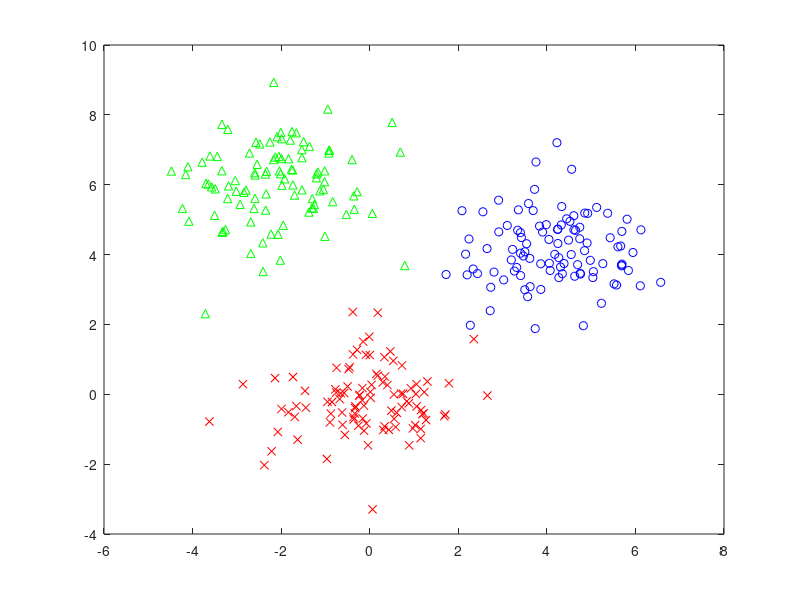

This chart was generated by the following MATLAB code:
%% Script to manually generate clusters (2d) with normal distribution

% Gan Wei Sheng
% v20200625 - created
% v20200630 - change to multivariate normal distribution function

clear,clc
%% CLUSTER GENERATION
% x and y are set to be independent variables (Cov(x,y) = 0)

% Generation settings
cluster_num = 3;
plot_style = {'rx', 'bo', 'g^'};

% variable init
sz = [100 100 100]; % 

% cluster1
sigma = [1,0; 0, 1]; % covariance matrix
mu = [0,0]; 
X1 = mvnrnd(mu, sigma, sz(1));

% cluster2
sigma = [1,0; 0, 1]; % covariance matrix
mu = [4,4]; 
X2 = mvnrnd(mu, sigma, sz(2));

% cluster3
sigma = [1,0; 0, 1]; % covariance matrix
mu = [-2,6]; 
X3 = mvnrnd(mu, sigma, sz(3));

X = [X1;X2;X3]; %combine all samples into 1 matrix
%% TAGGING

C = ones(sum(sz),1); %cluster label
C(sz(1)+1:sz(1)+sz(2),:) = 2;
C(sz(1)+sz(2)+1:end,:) = 3;

%generate class_index
for i  = 1:cluster_num
    indx_class{i} = find(C==i);
end

%% Plot

for i = 1:cluster_num
    plot(X(C==i,1), X(C==i,2), plot_style{i});
    hold on
end

hold off

save('toy_cluster_case1.mat', 'X', 'C', 'sz', 'cluster_num', 'plot_style', 'indx_class');
